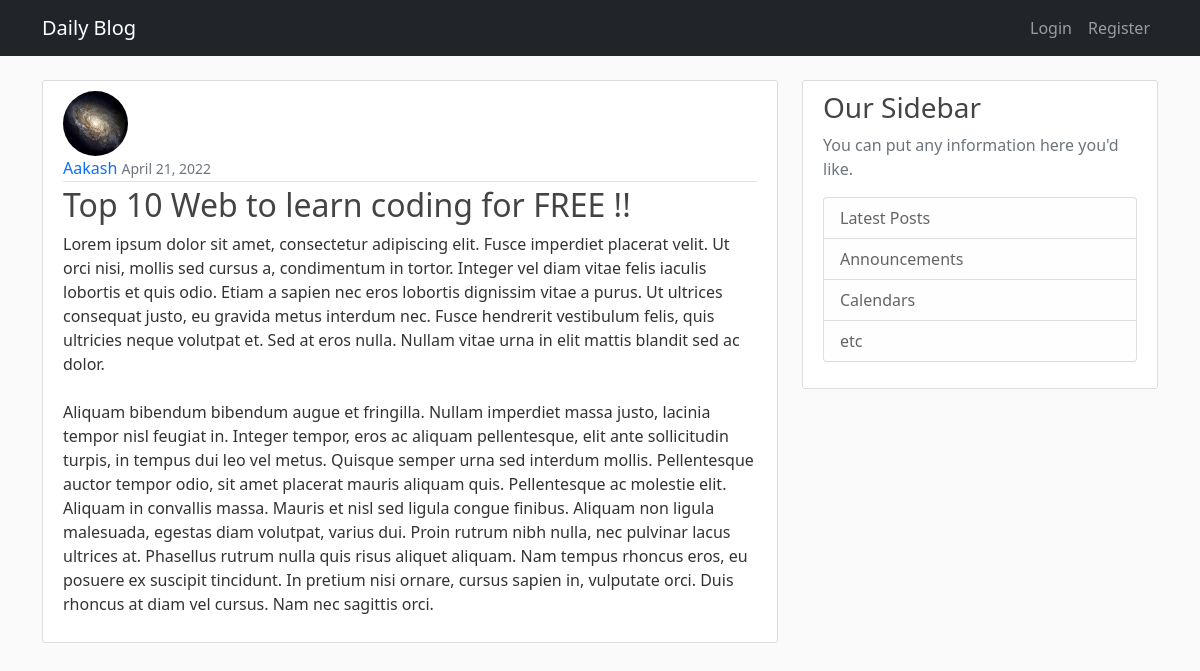
Page /post/23/ on the committed database.
### blog/models.py (models this page shows, shortened)
class Post(models.Model):
    title = models.CharField(max_length=100)
    content = models.TextField()
    date_posted = models.DateTimeField(default=timezone.now)
    author = models.ForeignKey(User, on_delete=models.CASCADE)

### users/models.py (models this page shows, shortened)
class Profile(models.Model):
    user = models.OneToOneField(User, on_delete=models.CASCADE)
    image = models.ImageField(default="default.jpg", upload_to="profile_dir")

### blog/views.py (the view)
# urls.py: path("post/<int:pk>/", PostDetailView.as_view(), name="post-detail"),
class PostDetailView(DetailView):
    model = Post

### blog/templates/blog/post_detail.html (shortened to what this page needs)
{% extends "blog/base.html" %}
{% block content %}
<article class="media content-section">
    <img class="rounded-circle article-img" src="{{ object.author.profile.image.url }}" alt="">
    <div class="media-body">
        <div class="article-metadata">
            <a class="text-decoration-none" href="{% url 'user-posts' object.author.username  %}"> {{ object.author }} </a>
            <small class="text-muted">{{ object.date_posted|date:"F d, Y" }}</small>
        </div>
        <h2 class="article-title text-decoration-none"> {{ object.title }}</h2>
        <p class="article-content">{{ object.content }}</p>
    </div>
</article>
{% endblock content %}

### blog/static/blog/main.css (style rules this page uses)
body { background: #fafafa; color: #333333; margin-top: 5rem; }
h1, h2, h3, h4, h5, h6 { color: #444444; }
.content-section { background: #ffffff; padding: 10px 20px; border: 1px solid #dddddd; border-radius: 3px; margin-bottom: 20px; }
.article-title { color: #444444; }
.article-content { white-space: pre-line; }
.article-img { height: 65px; width: 65px; margin-right: 16px; }
.article-metadata { padding-bottom: 1px; margin-bottom: 4px; border-bottom: 1px solid #e3e3e3 }

### rows in the picture
Post: author.profile.image (placeholder picture), author "Aakash", date_posted "April 21, 2022", title "Top 10 Web to learn coding for FREE !!", content "Lorem ipsum dolor sit amet, consectetur adipiscing elit. Fusce imperdiet placerat velit. Ut orci nisi, mollis sed cursus a, condimentum in tortor. Integer vel diam vitae felis iaculis lobortis et quis odio. Etiam a sapien nec eros lobortis dignissim vitae a purus. Ut ultrices consequat justo, eu gravida metus interdum nec. Fusce hendrerit vestibulum felis, quis ultricies neque volutpat et. Sed at eros nulla. Nullam vitae urna in elit mattis blandit sed ac dolor. Aliquam bibendum bibendum augue et fringilla. Nullam imperdiet massa justo, lacinia tempor nisl feugiat in. Integer tempor, eros ac aliquam pellentesque, elit ante sollicitudin turpis, in tempus dui leo vel metus. Quisque semper…"
